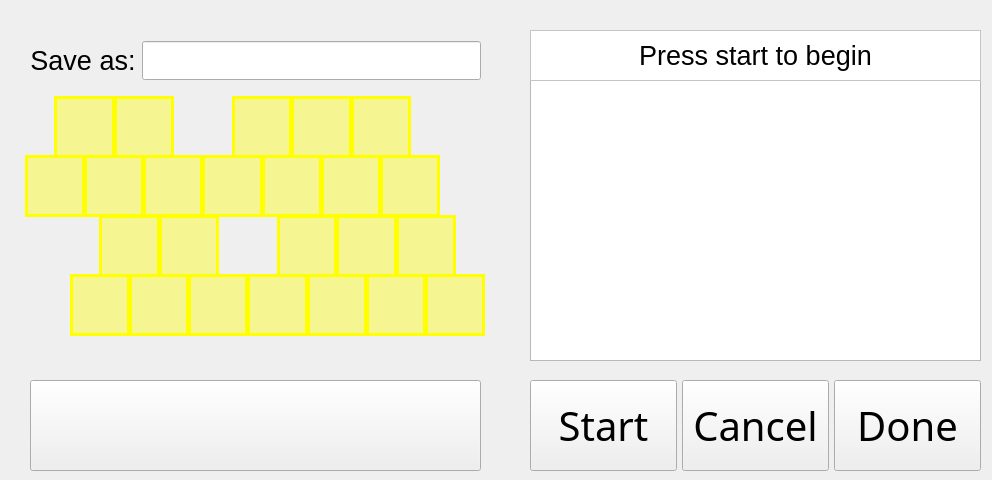
      <widget class="QWidget" name="page_maker">
       <widget class="QLabel" name="label_maker_recording_indicator">
        <property name="geometry">
         <rect>
          <x>902</x>
          <y>16</y>
          <width>81</width>
          <height>81</height>
         </rect>
        </property>
        <property name="text">
         <string>&lt;html&gt;&lt;head/&gt;&lt;body&gt;&lt;p&gt;&lt;img src=&quot;:/newPrefix/maker-recording.png&quot;/&gt;&lt;/p&gt;&lt;/body&gt;&lt;/html&gt;</string>
        </property>
        <property name="alignment">
         <set>Qt::AlignCenter</set>
        </property>
       </widget>
       <widget class="QLabel" name="kb_piano_img">
        <property name="geometry">
         <rect>
          <x>9</x>
          <y>90</y>
          <width>491</width>
          <height>271</height>
         </rect>
        </property>
        <property name="sizePolicy">
         <sizepolicy hsizetype="Fixed" vsizetype="Preferred">
          <horstretch>0</horstretch>
          <verstretch>0</verstretch>
         </sizepolicy>
        </property>
        <property name="frameShape">
         <enum>QFrame::NoFrame</enum>
        </property>
        <property name="text">
         <string>&lt;html&gt;&lt;head/&gt;&lt;body&gt;&lt;p align=&quot;center&quot;&gt;&lt;img src=&quot;:/newPrefix/kb_full_55.jpg&quot;/&gt;&lt;/p&gt;&lt;/body&gt;&lt;/html&gt;</string>
        </property>
       </widget>
       <widget class="QWidget" name="layoutWidget">
        <property name="geometry">
         <rect>
          <x>530</x>
          <y>380</y>
          <width>451</width>
          <height>91</height>
         </rect>
        </property>
        <layout class="QHBoxLayout" name="horizontalLayout_32">
         <property name="spacing">
          <number>5</number>
         </property>
         <property name="sizeConstraint">
          <enum>QLayout::SetDefaultConstraint</enum>
         </property>
         <property name="margin">
          <number>0</number>
         </property>
         <item>
          <widget class="QPushButton" name="btn_maker_start">
           <property name="sizePolicy">
            <sizepolicy hsizetype="Minimum" vsizetype="MinimumExpanding">
             <horstretch>0</horstretch>
             <verstretch>0</verstretch>
            </sizepolicy>
           </property>
           <property name="font">
            <font>
             <family>Piboto Condensed</family>
             <pointsize>30</pointsize>
            </font>
           </property>
           <property name="focusPolicy">
            <enum>Qt::NoFocus</enum>
           </property>
           <property name="text">
            <string>Start</string>
           </property>
           <property name="shortcut">
            <string>Return</string>
           </property>
          </widget>
         </item>
         <item>
          <widget class="QPushButton" name="btn_maker_cancel">
           <property name="sizePolicy">
            <sizepolicy hsizetype="Minimum" vsizetype="MinimumExpanding">
             <horstretch>0</horstretch>
             <verstretch>0</verstretch>
            </sizepolicy>
           </property>
           <property name="font">
            <font>
             <family>Piboto Condensed</family>
             <pointsize>30</pointsize>
            </font>
           </property>
           <property name="focusPolicy">
            <enum>Qt::NoFocus</enum>
           </property>
           <property name="text">
            <string>Cancel</string>
           </property>
          </widget>
         </item>
         <item>
          <widget class="QPushButton" name="btn_maker_done">
           <property name="sizePolicy">
            <sizepolicy hsizetype="Minimum" vsizetype="MinimumExpanding">
             <horstretch>0</horstretch>
             <verstretch>0</verstretch>
            </sizepolicy>
           </property>
           <property name="font">
            <font>
             <family>Piboto Condensed</family>
             <pointsize>30</pointsize>
            </font>
           </property>
           <property name="focusPolicy">
            <enum>Qt::NoFocus</enum>
           </property>
           <property name="text">
            <string>Done</string>
           </property>
          </widget>
         </item>
        </layout>
       </widget>
       <widget class="QTextEdit" name="textEdit_maker">
        <property name="geometry">
         <rect>
          <x>530</x>
          <y>80</y>
          <width>451</width>
          <height>281</height>
         </rect>
        </property>
        <property name="font">
         <font>
          <family>DejaVu Sans Mono</family>
          <pointsize>26</pointsize>
         </font>
        </property>
        <property name="focusPolicy">
         <enum>Qt::ClickFocus</enum>
        </property>
        <property name="verticalScrollBarPolicy">
         <enum>Qt::ScrollBarAsNeeded</enum>
        </property>
        <property name="html">
         <string>&lt;!DOCTYPE HTML PUBLIC &quot;-//W3C//DTD HTML 4.0//EN&quot; &quot;http://www.w3.org/TR/REC-html40/strict.dtd&quot;&gt;
&lt;html&gt;&lt;head&gt;&lt;meta name=&quot;qrichtext&quot; content=&quot;1&quot; /&gt;&lt;style type=&quot;text/css&quot;&gt;
p, li { white-space: pre-wrap; }
&lt;/style&gt;&lt;/head&gt;&lt;body style=&quot; font-family:'DejaVu Sans Mono'; font-size:26pt; font-weight:400; font-style:normal;&quot;&gt;
&lt;p style=&quot;-qt-paragraph-type:empty; margin-top:0px; margin-bottom:0px; margin-left:0px; margin-right:0px; -qt-block-indent:0; text-indent:0px;&quot;&gt;&lt;br /&gt;&lt;/p&gt;&lt;/body&gt;&lt;/html&gt;</string>
        </property>
        <property name="textInteractionFlags">
         <set>Qt::TextSelectableByMouse</set>
        </property>
       </widget>
       <widget class="QLabel" name="label_maker">
        <property name="geometry">
         <rect>
          <x>530</x>
          <y>30</y>
          <width>451</width>
          <height>51</height>
         </rect>
        </property>
        <property name="font">
         <font>
          <pointsize>20</pointsize>
         </font>
        </property>
        <property name="styleSheet">
         <string notr="true">background-color: rgb(255, 255, 255);</string>
        </property>
        <property name="frameShape">
         <enum>QFrame::StyledPanel</enum>
        </property>
        <property name="frameShadow">
         <enum>QFrame::Plain</enum>
        </property>
        <property name="text">
         <string>Press start to begin</string>
        </property>
        <property name="alignment">
         <set>Qt::AlignCenter</set>
        </property>
       </widget>
       <widget class="QWidget" name="layoutWidget_2">
        <property name="geometry">
         <rect>
          <x>30</x>
          <y>380</y>
          <width>451</width>
          <height>91</height>
         </rect>
        </property>
        <layout class="QHBoxLayout" name="horizontalLayout_34">
         <property name="spacing">
          <number>5</number>
         </property>
         <property name="sizeConstraint">
          <enum>QLayout::SetDefaultConstraint</enum>
         </property>
         <property name="margin">
          <number>0</number>
         </property>
         <item>
          <widget class="QPushButton" name="btn_maker_home">
           <property name="sizePolicy">
            <sizepolicy hsizetype="Minimum" vsizetype="MinimumExpanding">
             <horstretch>0</horstretch>
             <verstretch>0</verstretch>
            </sizepolicy>
           </property>
           <property name="font">
            <font>
             <family>Piboto Condensed</family>
             <pointsize>30</pointsize>
            </font>
           </property>
           <property name="focusPolicy">
            <enum>Qt::NoFocus</enum>
           </property>
           <property name="text">
            <string/>
           </property>
           <property name="icon">
            <iconset resource="../resources/resources.qrc">
             <normaloff>:/newPrefix/home.png</normaloff>:/newPrefix/home.png</iconset>
           </property>
           <property name="iconSize">
            <size>
             <width>50</width>
             <height>50</height>
            </size>
           </property>
          </widget>
         </item>
        </layout>
       </widget>
       <widget class="QLabel" name="ind_mn">
        <property name="geometry">
         <rect>
          <x>366</x>
          <y>274</y>
          <width>60</width>
          <height>62</height>
         </rect>
        </property>
        <property name="autoFillBackground">
         <bool>false</bool>
        </property>
        <property name="styleSheet">
         <string notr="true">color: rgb(255, 255, 0);
background-color: rgba(255, 255, 0, 100);</string>
        </property>
        <property name="frameShape">
         <enum>QFrame::Box</enum>
        </property>
        <property name="lineWidth">
         <number>3</number>
        </property>
        <property name="text">
         <string/>
        </property>
       </widget>
       <widget class="QLabel" name="ind_mb">
        <property name="geometry">
         <rect>
          <x>307</x>
          <y>274</y>
          <width>60</width>
          <height>62</height>
         </rect>
        </property>
        <property name="autoFillBackground">
         <bool>false</bool>
        </property>
        <property name="styleSheet">
         <string notr="true">color: rgb(255, 255, 0);
background-color: rgba(255, 255, 0, 100);</string>
        </property>
        <property name="frameShape">
         <enum>QFrame::Box</enum>
        </property>
        <property name="lineWidth">
         <number>3</number>
        </property>
        <property name="text">
         <string/>
        </property>
       </widget>
       <widget class="QLabel" name="ind_md">
        <property name="geometry">
         <rect>
          <x>159</x>
          <y>215</y>
          <width>60</width>
          <height>62</height>
         </rect>
        </property>
        <property name="autoFillBackground">
         <bool>false</bool>
        </property>
        <property name="styleSheet">
         <string notr="true">color: rgb(255, 255, 0);
background-color: rgba(255, 255, 0, 100);</string>
        </property>
        <property name="frameShape">
         <enum>QFrame::Box</enum>
        </property>
        <property name="lineWidth">
         <number>3</number>
        </property>
        <property name="text">
         <string/>
        </property>
       </widget>
       <widget class="QLabel" name="ind_mc">
        <property name="geometry">
         <rect>
          <x>188</x>
          <y>274</y>
          <width>60</width>
          <height>62</height>
         </rect>
        </property>
        <property name="autoFillBackground">
         <bool>false</bool>
        </property>
        <property name="styleSheet">
         <string notr="true">color: rgb(255, 255, 0);
background-color: rgba(255, 255, 0, 100);</string>
        </property>
        <property name="frameShape">
         <enum>QFrame::Box</enum>
        </property>
        <property name="lineWidth">
         <number>3</number>
        </property>
        <property name="text">
         <string/>
        </property>
       </widget>
       <widget class="QLabel" name="ind_mz">
        <property name="geometry">
         <rect>
          <x>70</x>
          <y>274</y>
          <width>60</width>
          <height>62</height>
         </rect>
        </property>
        <property name="autoFillBackground">
         <bool>false</bool>
        </property>
        <property name="styleSheet">
         <string notr="true">color: rgb(255, 255, 0);
background-color: rgba(255, 255, 0, 100);</string>
        </property>
        <property name="frameShape">
         <enum>QFrame::Box</enum>
        </property>
        <property name="lineWidth">
         <number>3</number>
        </property>
        <property name="text">
         <string/>
        </property>
       </widget>
       <widget class="QLabel" name="ind_mg">
        <property name="geometry">
         <rect>
          <x>277</x>
          <y>215</y>
          <width>60</width>
          <height>62</height>
         </rect>
        </property>
        <property name="autoFillBackground">
         <bool>false</bool>
        </property>
        <property name="styleSheet">
         <string notr="true">color: rgb(255, 255, 0);
background-color: rgba(255, 255, 0, 100);</string>
        </property>
        <property name="frameShape">
         <enum>QFrame::Box</enum>
        </property>
        <property name="lineWidth">
         <number>3</number>
        </property>
        <property name="text">
         <string/>
        </property>
       </widget>
       <widget class="QLabel" name="ind_mv">
        <property name="geometry">
         <rect>
          <x>247</x>
          <y>274</y>
          <width>61</width>
          <height>62</height>
         </rect>
        </property>
        <property name="autoFillBackground">
         <bool>false</bool>
        </property>
        <property name="styleSheet">
         <string notr="true">color: rgb(255, 255, 0);
background-color: rgba(255, 255, 0, 100);</string>
        </property>
        <property name="frameShape">
         <enum>QFrame::Box</enum>
        </property>
        <property name="lineWidth">
         <number>3</number>
        </property>
        <property name="text">
         <string/>
        </property>
       </widget>
       <widget class="QLabel" name="ind_mm">
        <property name="geometry">
         <rect>
          <x>425</x>
          <y>274</y>
          <width>60</width>
          <height>62</height>
         </rect>
        </property>
        <property name="autoFillBackground">
         <bool>false</bool>
        </property>
        <property name="styleSheet">
         <string notr="true">color: rgb(255, 255, 0);
background-color: rgba(255, 255, 0, 100);</string>
        </property>
        <property name="frameShape">
         <enum>QFrame::Box</enum>
        </property>
        <property name="lineWidth">
         <number>3</number>
        </property>
        <property name="text">
         <string/>
        </property>
       </widget>
       <widget class="QLabel" name="ind_ms">
        <property name="geometry">
         <rect>
          <x>99</x>
          <y>215</y>
          <width>61</width>
          <height>62</height>
         </rect>
        </property>
        <property name="autoFillBackground">
         <bool>false</bool>
        </property>
        <property name="styleSheet">
         <string notr="true">color: rgb(255, 255, 0);
background-color: rgba(255, 255, 0, 100);</string>
        </property>
        <property name="frameShape">
         <enum>QFrame::Box</enum>
        </property>
        <property name="lineWidth">
         <number>3</number>
        </property>
        <property name="text">
         <string/>
        </property>
       </widget>
       <widget class="QLabel" name="ind_mj">
        <property name="geometry">
         <rect>
          <x>396</x>
          <y>215</y>
          <width>60</width>
          <height>62</height>
         </rect>
        </property>
        <property name="autoFillBackground">
         <bool>false</bool>
        </property>
        <property name="styleSheet">
         <string notr="true">color: rgb(255, 255, 0);
background-color: rgba(255, 255, 0, 100);</string>
        </property>
        <property name="frameShape">
         <enum>QFrame::Box</enum>
        </property>
        <property name="lineWidth">
         <number>3</number>
        </property>
        <property name="text">
         <string/>
        </property>
       </widget>
       <widget class="QLabel" name="ind_mh">
        <property name="geometry">
         <rect>
          <x>336</x>
          <y>215</y>
          <width>61</width>
          <height>62</height>
         </rect>
        </property>
        <property name="autoFillBackground">
         <bool>false</bool>
        </property>
        <property name="styleSheet">
         <string notr="true">color: rgb(255, 255, 0);
background-color: rgba(255, 255, 0, 100);</string>
        </property>
        <property name="frameShape">
         <enum>QFrame::Box</enum>
        </property>
        <property name="lineWidth">
         <number>3</number>
        </property>
        <property name="text">
         <string/>
        </property>
       </widget>
       <widget class="QLabel" name="ind_mx">
        <property name="geometry">
         <rect>
          <x>129</x>
          <y>274</y>
          <width>60</width>
          <height>62</height>
         </rect>
        </property>
        <property name="autoFillBackground">
         <bool>false</bool>
        </property>
        <property name="styleSheet">
         <string notr="true">color: rgb(255, 255, 0);
background-color: rgba(255, 255, 0, 100);</string>
        </property>
        <property name="frameShape">
         <enum>QFrame::Box</enum>
        </property>
        <property name="lineWidth">
         <number>3</number>
        </property>
        <property name="text">
         <string/>
        </property>
       </widget>
       <widget class="QLabel" name="ind_mw">
        <property name="geometry">
         <rect>
          <x>84</x>
          <y>155</y>
          <width>60</width>
          <height>62</height>
         </rect>
        </property>
        <property name="autoFillBackground">
         <bool>false</bool>
        </property>
        <property name="styleSheet">
         <string notr="true">color: rgb(255, 255, 0);
background-color: rgba(255, 255, 0, 100);</string>
        </property>
        <property name="frameShape">
         <enum>QFrame::Box</enum>
        </property>
        <property name="lineWidth">
         <number>3</number>
        </property>
        <property name="text">
         <string/>
        </property>
       </widget>
       <widget class="QLabel" name="ind_m3">
        <property name="geometry">
         <rect>
          <x>114</x>
          <y>96</y>
          <width>60</width>
          <height>62</height>
         </rect>
        </property>
        <property name="autoFillBackground">
         <bool>false</bool>
        </property>
        <property name="styleSheet">
         <string notr="true">color: rgb(255, 255, 0);
background-color: rgba(255, 255, 0, 100);</string>
        </property>
        <property name="frameShape">
         <enum>QFrame::Box</enum>
        </property>
        <property name="lineWidth">
         <number>3</number>
        </property>
        <property name="text">
         <string/>
        </property>
       </widget>
       <widget class="QLabel" name="ind_mt">
        <property name="geometry">
         <rect>
          <x>262</x>
          <y>155</y>
          <width>60</width>
          <height>62</height>
         </rect>
        </property>
        <property name="autoFillBackground">
         <bool>false</bool>
        </property>
        <property name="styleSheet">
         <string notr="true">color: rgb(255, 255, 0);
background-color: rgba(255, 255, 0, 100);</string>
        </property>
        <property name="frameShape">
         <enum>QFrame::Box</enum>
        </property>
        <property name="lineWidth">
         <number>3</number>
        </property>
        <property name="text">
         <string/>
        </property>
       </widget>
       <widget class="QLabel" name="ind_my">
        <property name="geometry">
         <rect>
          <x>321</x>
          <y>155</y>
          <width>60</width>
          <height>62</height>
         </rect>
        </property>
        <property name="autoFillBackground">
         <bool>false</bool>
        </property>
        <property name="styleSheet">
         <string notr="true">color: rgb(255, 255, 0);
background-color: rgba(255, 255, 0, 100);</string>
        </property>
        <property name="frameShape">
         <enum>QFrame::Box</enum>
        </property>
        <property name="lineWidth">
         <number>3</number>
        </property>
        <property name="text">
         <string/>
        </property>
       </widget>
       <widget class="QLabel" name="ind_m7">
        <property name="geometry">
         <rect>
          <x>351</x>
          <y>96</y>
          <width>60</width>
          <height>62</height>
         </rect>
        </property>
        <property name="autoFillBackground">
         <bool>false</bool>
        </property>
        <property name="styleSheet">
         <string notr="true">color: rgb(255, 255, 0);
background-color: rgba(255, 255, 0, 100);</string>
        </property>
        <property name="frameShape">
         <enum>QFrame::Box</enum>
        </property>
        <property name="lineWidth">
         <number>3</number>
        </property>
        <property name="text">
         <string/>
        </property>
       </widget>
       <widget class="QLabel" name="ind_mu">
        <property name="geometry">
         <rect>
          <x>380</x>
          <y>155</y>
          <width>60</width>
          <height>62</height>
         </rect>
        </property>
        <property name="autoFillBackground">
         <bool>false</bool>
        </property>
        <property name="styleSheet">
         <string notr="true">color: rgb(255, 255, 0);
background-color: rgba(255, 255, 0, 100);</string>
        </property>
        <property name="frameShape">
         <enum>QFrame::Box</enum>
        </property>
        <property name="lineWidth">
         <number>3</number>
        </property>
        <property name="text">
         <string/>
        </property>
       </widget>
       <widget class="QLabel" name="ind_mq">
        <property name="geometry">
         <rect>
          <x>25</x>
          <y>155</y>
          <width>60</width>
          <height>62</height>
         </rect>
        </property>
        <property name="autoFillBackground">
         <bool>false</bool>
        </property>
        <property name="styleSheet">
         <string notr="true">color: rgb(255, 255, 0);
background-color: rgba(255, 255, 0, 100);</string>
        </property>
        <property name="frameShape">
         <enum>QFrame::Box</enum>
        </property>
        <property name="lineWidth">
         <number>3</number>
        </property>
        <property name="text">
         <string/>
        </property>
       </widget>
       <widget class="QLabel" name="ind_mr">
        <property name="geometry">
         <rect>
          <x>202</x>
          <y>155</y>
          <width>61</width>
          <height>62</height>
         </rect>
        </property>
        <property name="autoFillBackground">
         <bool>false</bool>
        </property>
        <property name="styleSheet">
         <string notr="true">color: rgb(255, 255, 0);
background-color: rgba(255, 255, 0, 100);</string>
        </property>
        <property name="frameShape">
         <enum>QFrame::Box</enum>
        </property>
        <property name="lineWidth">
         <number>3</number>
        </property>
        <property name="text">
         <string/>
        </property>
       </widget>
       <widget class="QLabel" name="ind_me">
        <property name="geometry">
         <rect>
          <x>143</x>
          <y>155</y>
          <width>60</width>
          <height>62</height>
         </rect>
        </property>
        <property name="autoFillBackground">
         <bool>false</bool>
        </property>
        <property name="styleSheet">
         <string notr="true">color: rgb(255, 255, 0);
background-color: rgba(255, 255, 0, 100);</string>
        </property>
        <property name="frameShape">
         <enum>QFrame::Box</enum>
        </property>
        <property name="lineWidth">
         <number>3</number>
        </property>
        <property name="text">
         <string/>
        </property>
       </widget>
       <widget class="QLabel" name="ind_m6">
        <property name="geometry">
         <rect>
          <x>291</x>
          <y>96</y>
          <width>61</width>
          <height>62</height>
         </rect>
        </property>
        <property name="autoFillBackground">
         <bool>false</bool>
        </property>
        <property name="styleSheet">
         <string notr="true">color: rgb(255, 255, 0);
background-color: rgba(255, 255, 0, 100);</string>
        </property>
        <property name="frameShape">
         <enum>QFrame::Box</enum>
        </property>
        <property name="lineWidth">
         <number>3</number>
        </property>
        <property name="text">
         <string/>
        </property>
       </widget>
       <widget class="QLabel" name="ind_m5">
        <property name="geometry">
         <rect>
          <x>232</x>
          <y>96</y>
          <width>60</width>
          <height>62</height>
         </rect>
        </property>
        <property name="autoFillBackground">
         <bool>false</bool>
        </property>
        <property name="styleSheet">
         <string notr="true">color: rgb(255, 255, 0);
background-color: rgba(255, 255, 0, 100);</string>
        </property>
        <property name="frameShape">
         <enum>QFrame::Box</enum>
        </property>
        <property name="lineWidth">
         <number>3</number>
        </property>
        <property name="text">
         <string/>
        </property>
       </widget>
       <widget class="QLabel" name="ind_m2">
        <property name="geometry">
         <rect>
          <x>54</x>
          <y>96</y>
          <width>61</width>
          <height>62</height>
         </rect>
        </property>
        <property name="autoFillBackground">
         <bool>false</bool>
        </property>
        <property name="styleSheet">
         <string notr="true">color: rgb(255, 255, 0);
background-color: rgba(255, 255, 0, 100);</string>
        </property>
        <property name="frameShape">
         <enum>QFrame::Box</enum>
        </property>
        <property name="lineWidth">
         <number>3</number>
        </property>
        <property name="text">
         <string/>
        </property>
       </widget>
       <widget class="QWidget" name="layoutWidget_15">
        <property name="geometry">
         <rect>
          <x>30</x>
          <y>30</y>
          <width>451</width>
          <height>61</height>
         </rect>
        </property>
        <layout class="QHBoxLayout" name="horizontalLayout_13">
         <item>
          <widget class="QLabel" name="label_maker_saveas">
           <property name="font">
            <font>
             <pointsize>20</pointsize>
            </font>
           </property>
           <property name="text">
            <string>Save as:</string>
           </property>
           <property name="alignment">
            <set>Qt::AlignCenter</set>
           </property>
          </widget>
         </item>
         <item>
          <widget class="QLineEdit" name="lineEdit_maker_name">
           <property name="font">
            <font>
             <pointsize>20</pointsize>
            </font>
           </property>
           <property name="focusPolicy">
            <enum>Qt::StrongFocus</enum>
           </property>
           <property name="text">
            <string/>
           </property>
          </widget>
         </item>
        </layout>
       </widget>
       <zorder>textEdit_maker</zorder>
       <zorder>label_maker</zorder>
       <zorder>layoutWidget</zorder>
       <zorder>kb_piano_img</zorder>
       <zorder>label_maker_recording_indicator</zorder>
       <zorder>layoutWidget_2</zorder>
       <zorder>ind_mn</zorder>
       <zorder>ind_mb</zorder>
       <zorder>ind_md</zorder>
       <zorder>ind_mc</zorder>
       <zorder>ind_mz</zorder>
       <zorder>ind_mg</zorder>
       <zorder>ind_mv</zorder>
       <zorder>ind_mm</zorder>
       <zorder>ind_ms</zorder>
       <zorder>ind_mj</zorder>
       <zorder>ind_mh</zorder>
       <zorder>ind_mx</zorder>
       <zorder>ind_mw</zorder>
       <zorder>ind_m3</zorder>
       <zorder>ind_mt</zorder>
       <zorder>ind_my</zorder>
       <zorder>ind_m7</zorder>
       <zorder>ind_mu</zorder>
       <zorder>ind_mq</zorder>
       <zorder>ind_mr</zorder>
       <zorder>ind_me</zorder>
       <zorder>ind_m6</zorder>
       <zorder>ind_m5</zorder>
       <zorder>ind_m2</zorder>
       <zorder>layoutWidget_15</zorder>
      </widget>
